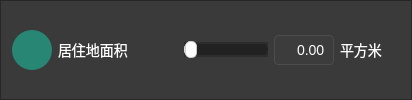
        <widget class="QFrame" name="publicServiceFrame">
         <property name="minimumSize">
          <size>
           <width>0</width>
           <height>50</height>
          </size>
         </property>
         <property name="styleSheet">
          <string notr="true">background-color: rgba(40, 40, 40, 180);</string>
         </property>
         <property name="frameShape">
          <enum>QFrame::StyledPanel</enum>
         </property>
         <property name="frameShadow">
          <enum>QFrame::Raised</enum>
         </property>
         <layout class="QHBoxLayout" name="horizontalLayout_4">
          <item>
           <widget class="QLabel" name="livingAreaIconLabel">
            <property name="minimumSize">
             <size>
              <width>40</width>
              <height>40</height>
             </size>
            </property>
            <property name="maximumSize">
             <size>
              <width>40</width>
              <height>40</height>
             </size>
            </property>
            <property name="styleSheet">
             <string notr="true">background-color: rgba(26, 188, 156, 150);
border-radius: 20px;
padding: 5px;</string>
            </property>
            <property name="text">
             <string/>
            </property>
            <property name="pixmap">
             <pixmap resource="resource.qrc">:/resource/livingArea.png</pixmap>
            </property>
            <property name="scaledContents">
             <bool>true</bool>
            </property>
           </widget>
          </item>
          <item>
           <widget class="QLabel" name="livingAreaTextLabel">
            <property name="sizePolicy">
             <sizepolicy hsizetype="Fixed" vsizetype="Preferred">
              <horstretch>0</horstretch>
              <verstretch>0</verstretch>
             </sizepolicy>
            </property>
            <property name="minimumSize">
             <size>
              <width>120</width>
              <height>0</height>
             </size>
            </property>
            <property name="styleSheet">
             <string notr="true">background-color: transparent;
color: white;
font-size: 14px;</string>
            </property>
            <property name="text">
             <string>居住地面积</string>
            </property>
           </widget>
          </item>
          <item>
           <widget class="QSlider" name="livingAreaSlider">
            <property name="styleSheet">
             <string notr="true">QSlider {
    margin: 6px 0;
	background:transparent；
}

QSlider::groove:horizontal {
    border: 1px solid #555555;          /* 轨道边框 */
    height: 5px;                        /* 轨道高度 */
    background: #222222;                /* 轨道背景色 */
    margin: 2px 0;                      /* 上下边距 */
    border-radius: 4px;                 /* 轨道圆角 */
}

QSlider::handle:horizontal {
    background: #ffffff;                /* 滑块背景色-白色 */
    border: 1px solid #cccccc;          /* 滑块边框 */
    width: 10px;                        /* 滑块宽度 */
    height: 10px;                       /* 滑块高度 */
    margin: -6px 0;                     /* 滑块超出轨道的部分 */
    border-radius: 5px;                 /* 滑块圆角（半径为宽度的一半，实现圆形） */
}

QSlider::add-page:horizontal {
    background: #222222;                /* 滑块右侧轨道颜色 */
    border-radius: 4px;                 /* 右侧轨道圆角 */
}

QSlider::sub-page:horizontal {
    background: rgb(222, 222, 222);                /* 滑块左侧轨道颜色 */
    border-radius: 4px;                 /* 左侧轨道圆角 */
}</string>
            </property>
            <property name="maximum">
             <number>1000</number>
            </property>
            <property name="orientation">
             <enum>Qt::Horizontal</enum>
            </property>
           </widget>
          </item>
          <item>
           <widget class="QLineEdit" name="livingAreaValueEdit">
            <property name="minimumSize">
             <size>
              <width>60</width>
              <height>30</height>
             </size>
            </property>
            <property name="maximumSize">
             <size>
              <width>60</width>
              <height>30</height>
             </size>
            </property>
            <property name="styleSheet">
             <string notr="true">background-color: rgba(60, 60, 60, 200);
color: white;
font-size: 14px;
border: 1px solid rgba(80, 80, 80, 200);
border-radius: 4px;
padding: 2px 5px;</string>
            </property>
            <property name="text">
             <string>0.00</string>
            </property>
            <property name="alignment">
             <set>Qt::AlignRight|Qt::AlignTrailing|Qt::AlignVCenter</set>
            </property>
           </widget>
          </item>
          <item>
           <widget class="QLabel" name="livingAreaUnitLabel">
            <property name="minimumSize">
             <size>
              <width>60</width>
              <height>0</height>
             </size>
            </property>
            <property name="styleSheet">
             <string notr="true">background-color: transparent;
color: white;
font-size: 14px;</string>
            </property>
            <property name="text">
             <string>平方米</string>
            </property>
            <property name="alignment">
             <set>Qt::AlignLeading|Qt::AlignLeft|Qt::AlignVCenter</set>
            </property>
           </widget>
          </item>
         </layout>
        </widget>
